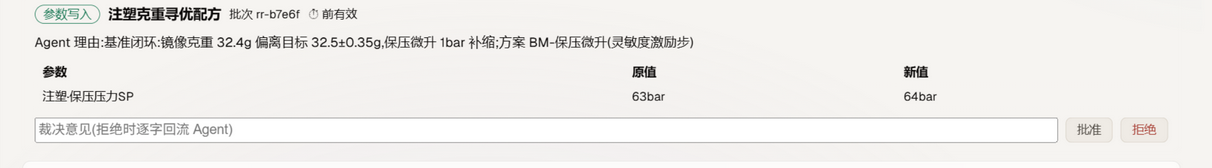
#> input picture paper/tii/SUBMISSION-IEEE-TII/figures/retired/hitl-card-crop-orig.png, 1212 x 168 px
$ python reflow-hitl-card.py
#> lines starting #> are read from the running program, lines starting #| are printed output that depends on the picture
# -*- coding: utf-8 -*-
"""Rebuild Fig. 3(b): the live HITL approval card, re-flowed for print legibility.

Supersedes annotate-hitl-card.py (2026-10-16). The previous panel stacked the
card's two bands at 1.15x, which still printed the 12--14 px UI text at
~3.5--4 pt -- below the 6 pt legibility floor (pdf:visual-judge verdict,
page 4). It also carried a Chinese-only surface.

This script re-flows the SAME source pixels (no re-rendering, no invented
content): each row of the card is cropped tightly and the composition is
re-packed -- the wide table row is split into its three self-contained
column pairs (label stacked over value), and the reason line is wrapped at
its widest inter-word gap -- so every row fits a narrower canvas. The canvas
is then included at \columnwidth, which raises the printed type to >=6.3 pt.

Source (verbatim, live benchmark line, October 9 campaign):
  figures/retired/hitl-card-crop-orig.png  (1212 x 168 px screenshot)
Fields kept: header (parameter-write badge, recipe, batch, validity), the
proposer's display-only reasoning, the machine-checkable parameter row
(parameter / current 63 bar / proposed 64 bar), and the comment field with
approve/reject buttons.

Run:  python reflow-hitl-card.py   (writes resources/hitl-card-render.png)
"""
import os
import numpy as np
from PIL import Image

HERE = os.path.dirname(os.path.abspath(__file__))
OUT = os.path.join(HERE, "..", "resources", "hitl-card-render.png")
SRC = os.path.join(HERE, "retired", "hitl-card-crop-orig.png")

COLUMN_PT = 252.0          # \columnwidth in the IEEEtran journal class
OUT_W = 480                # printed scale = 252/480 = 0.525 pt per source px
MIN_PT = 6.3               # legibility floor asserted below

im = Image.open(SRC).convert("RGB")
#> im is the input picture: PIL image 1212x168 RGB; mean R, G, B 239.9, 238.1, 235.9
W, H = im.size
#> W = 1212; H = 168
g = np.asarray(im.convert("L"))

BUSY = 235  # a pixel counts as ink below this grey level


def tight(img, box, pad=2):
    """Crop `box` then shrink to the ink bounding box (>=BUSY)."""
    x0, y0, x1, y1 = box
    sub = img.crop(box)
    a = np.asarray(sub.convert("L"))
    ys, xs = np.where(a < BUSY)
    if len(xs) == 0:
        return sub, 0, 0
    return (sub.crop((max(0, xs.min() - pad), max(0, ys.min() - pad),
                      min(sub.width, xs.max() + 1 + pad),
                      min(sub.height, ys.max() + 1 + pad))), 0, 0)


def ink_h(box):
    """Ink height (px) of the darkest text run inside `box`, per column."""
    x0, y0, x1, y1 = box
    a = g[y0:y1, x0:x1]
    ys, _ = np.where(a < 160)
    return (ys.max() - ys.min() + 1) if len(ys) else 0


# --- reason-line wrap point -------------------------------------------------
# Detected zero-ink inter-word gaps (>=3 px) in the reason line sit at
# 214-216 / 251-254 / 308-310 / 437-439 / 465-467 / 526-528. Wrapping after
# the "1bar" token (gap 465-467) keeps "保压微升 1bar" intact and starts the
# second line at the clause "补缩;…". Both resulting lines are asserted to
# fit the canvas below (430 px / 227 px).
reason_ink = (g[32:52] < BUSY).sum(axis=0)
#> reason_ink = 1212 values, max 14 at index 132, min 0 at index 0, mean 4.43
gaps, s = [], None
for x in range(30, 720):
    if reason_ink[x] == 0:
        s = x if s is None else s
    elif s is not None:
        if x - s >= 3:
            gaps.append((s + x - 1) // 2)
        s = None
#> after the loop, gaps = [31, 72, 215, 252, 309, 438, 466, 527]; s = 694
split_x = min(gaps, key=lambda x: abs(x - 466)) if gaps else 466
#> split_x = 466

# --- tight-cropped pieces (source px boxes, from the detected layout) -------
pieces = [
    # (name, box, allow_split)
    ("header",   (28, 1, 362, 29)),
    ("reason-a", (30, 30, split_x, 54)),
    ("reason-b", (split_x + 1, 30, 698, 54)),
    ("param",    (38, 61, 145, 107)),   # thead label stacked over its value
    ("current",  (626, 61, 672, 107)),
    ("proposed", (898, 61, 944, 107)),
    ("comment",  (28, 118, 348, 148)),  # box edge + placeholder text
    ("buttons",  (1066, 118, 1170, 148)),
]
crops = {}
for name, box in pieces:
    sub, _, _ = tight(im, box)
    crops[name] = sub
#> this loop made 8 passes
#> (name, x0 in tight, y0 in tight, x1 in tight, y1 in tight) on passes 1 to 8: ('header', 28, 1, 362, 29), ('reason-a', 30, 30, 466, 54), ('reason-b', 467, 30, 698, 54), ('param', 38, 61, 145, 107), ('current', 626, 61, 672, 107), ('proposed', 898, 61, 944, 107), ('comment', 28, 118, 348, 148), ('buttons', 1066, 118, 1170, 148)
#> pass 1, `sub, _, _ = tight(im, box)`:
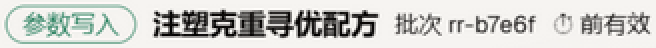
#> sub: PIL image 328x24 RGB (shown 2 times larger); mean R, G, B 206, 207, 203.3
#> after the loop, crops = 8 items

GAP = 2        # vertical gap between logical rows
HGAP = 18      # horizontal gap between table column pairs
PAD = 4

# Rows: (pieces with x offsets). Table pairs share one row.
row_plan = [
    [("header", 0)],
    [("reason-a", 0)],
    [("reason-b", 0)],
    [("param", 0), ("current", None), ("proposed", None)],  # None = auto-chain
    [("comment", 0), ("buttons", None)],
]

built = []
for row in row_plan:
    imgs = [crops[n] for n, _ in row]
    if len(imgs) == 1:
        built.append(imgs[0])
        continue
    width = sum(i.width for i in imgs) + HGAP * (len(imgs) - 1)
    height = max(i.height for i in imgs)
    strip = Image.new("RGB", (width, height), "white")
    x = 0
    for i in imgs:
        strip.paste(i, (x, height - i.height))  # bottom-align (table pairs)
        x += i.width + HGAP
    built.append(strip)
#> this loop made 5 passes
#> (width, height) on passes 4 to 5: (207, 42), (438, 28)
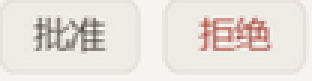
#> i: PIL image 104x27 RGB (shown 3 times larger); mean R, G, B 231.4, 224.4, 218.8
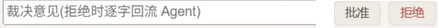
#> strip: PIL image 438x28 RGB; mean R, G, B 236.5, 234.7, 233.2
#> after the loop, built = 5 items

CW = max(s.width for s in built)
#> CW = 438
assert CW + 2 * PAD <= OUT_W, f"content {CW}px exceeds canvas {OUT_W}px"
OUTH = PAD + sum(s.height for s in built) + GAP * (len(built) - 1) + PAD
#> OUTH = 148
canvas = Image.new("RGB", (OUT_W, OUTH), "white")
#> canvas: PIL image 480x148 RGB; every value is 255
y = PAD
for s in built:
    canvas.paste(s, (PAD, y))
    y += s.height + GAP
#> this loop made 5 passes
#> y on passes 1 to 5: 30, 51, 72, 116, 146
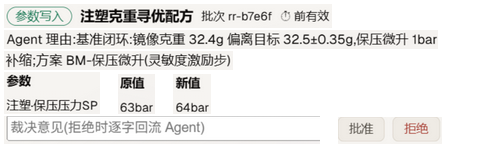
#> canvas: PIL image 480x148 RGB; mean R, G, B 233.4, 232.6, 231.3
#> after the loop, y = 146

# panel letter in the clear zone right of the header row (top-right)
from PIL import ImageDraw, ImageFont
d = ImageDraw.Draw(canvas)
font = ImageFont.truetype("C:/Windows/Fonts/arialbd.ttf", 30)
d.text((OUT_W - 54, 2), "(b)", font=font, fill=(38, 38, 38))

canvas.save(OUT)

# --- self-check -------------------------------------------------------------
scale = COLUMN_PT / OUT_W
min_ink = min(ink_h(b) for b in
              [(38, 61, 145, 107), (626, 61, 672, 107), (898, 61, 944, 107),
               (30, 30, 698, 54), (28, 118, 348, 148)])
#> in ink_h, `ys, _ = np.where(a < 160)`: ys = 593 values from 5 to 40
#> call 3 of ink_h, with box = (898, 61, 944, 107)
#> in ink_h (call 3), `x0, y0, x1, y1 = box`: x0 = 898; x1 = 944
#> in ink_h (call 3), `a = g[y0:y1, x0:x1]`:
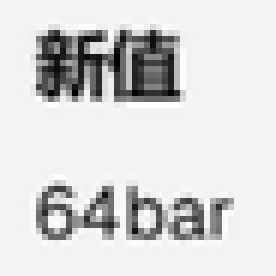
#> a: shape (46, 46) (shown 6 times larger); min 0, max 255, mean 215.4
#> in ink_h (call 3), `ys, _ = np.where(a < 160)`: ys = 350 values from 5 to 39
#> call 4 of ink_h, with box = (30, 30, 698, 54)
#> in ink_h (call 4), `x0, y0, x1, y1 = box`: x0 = 30; x1 = 698; y1 = 54
#> in ink_h (call 4), `a = g[y0:y1, x0:x1]`:
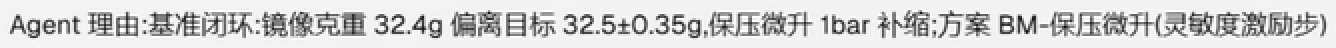
#> a: shape (24, 668) (shown 2 times larger); min 18, max 255, mean 211.6
#> in ink_h (call 4), `ys, _ = np.where(a < 160)`: ys = 3093 values from 5 to 18
#> in ink_h (call 5), `x0, y0, x1, y1 = box`: x0 = 28; y0 = 118; x1 = 348; y1 = 148
#> in ink_h (call 5), `a = g[y0:y1, x0:x1]`:
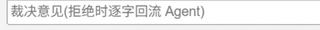
#> a: shape (30, 320); min 113, max 255, mean 237.1
#> in ink_h (call 5), `ys, _ = np.where(a < 160)`: ys = 341 values from 5 to 17
#> min_ink = 13
print(f"written {OUT}")
print(f"  canvas {canvas.width}x{canvas.height}px -> printed "
      f"{COLUMN_PT:.0f}x{canvas.height * scale:.1f}pt at \\columnwidth")
#|   canvas 480x148px -> printed 252x77.7pt at \columnwidth
print(f"  min ink height {min_ink}px -> {min_ink * scale:.2f}pt")
#|   min ink height 13px -> 6.83pt
print(f"  reason split at x={split_x}")
#|   reason split at x=466
assert min_ink * scale >= MIN_PT, f"type below {MIN_PT}pt: {min_ink * scale:.2f}"
print("  SELF-CHECK PASS")
